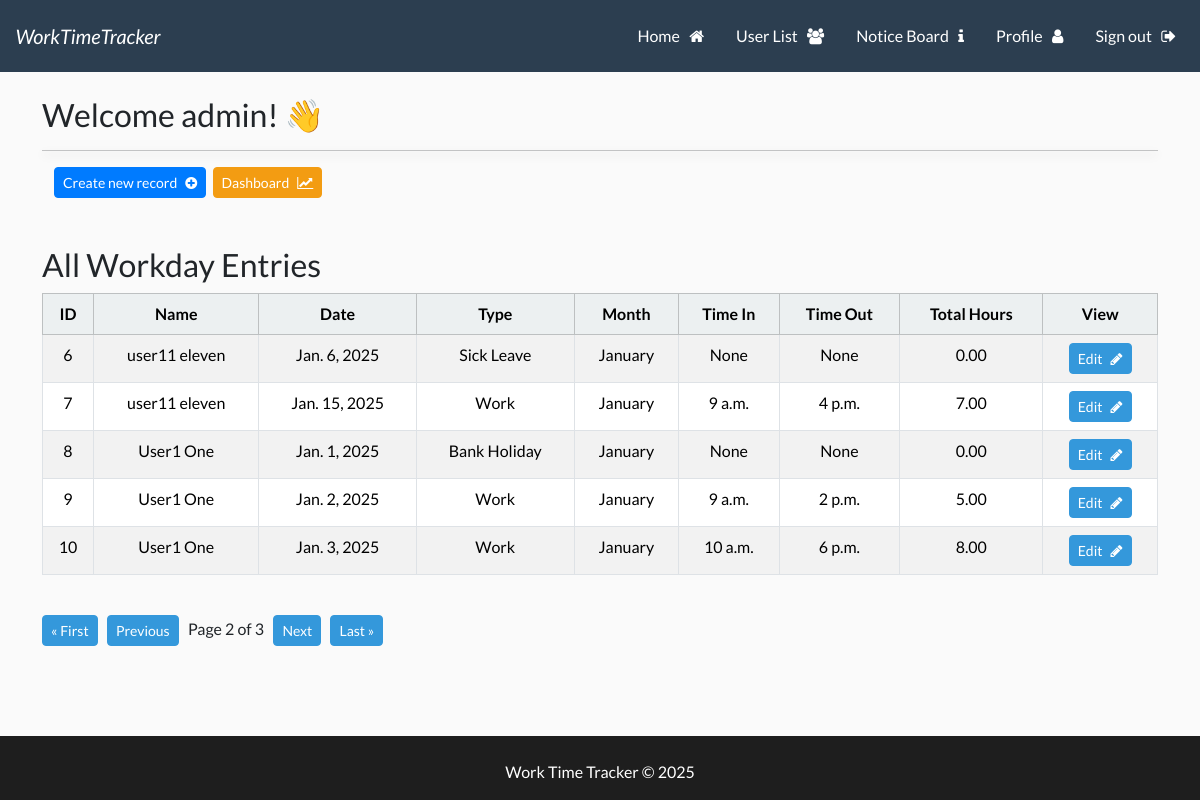
Screenshot of /wttapp?page=2 (signed in) with the database file from the repository.
### wttapp/models.py (models this page shows, shortened)
class Workday(models.Model):
    user = models.ForeignKey(User, related_name='user_workdays', on_delete=models.CASCADE)
    WORKDAY_TYPE_CHOICES = [
        ('Work', 'Work'),
        ('Sick Leave', 'Sick Leave'),
        ('Annual Leave', 'Annual Leave'),
        ('Bank Holiday', 'Bank Holiday'),
    ]
    MONTH_CHOICES = [
        ('January', 'January'),
        ('February', 'February'),
        ('March', 'March'),
        ('April', 'April'),
        ('May', 'May'),
        ('June', 'June'),
        ('July', 'July'),
        ('August', 'August'),
        ('September', 'September'),
        ('October', 'October'),
        ('November', 'November'),
        ('December', 'December'),
    ]
    id = models.AutoField(primary_key=True)
    date = models.DateField()
    month = models.CharField(
        max_length=20,
        choices=MONTH_CHOICES,
        default=get_current_month,
    )
    workday_type = models.CharField(
        max_length=20,
        choices=WORKDAY_TYPE_CHOICES,
        default='Work',
    )
    time_in = models.TimeField(blank=True, null=True)
    time_out = models.TimeField(blank=True, null=True)
    @property
    def total_hours(self):
        if self.time_in and self.time_out:
            time_in_dt = datetime.combine(date.today(), self.time_in)
            time_out_dt = datetime.combine(date.today(), self.time_out)
            time_diff = time_out_dt - time_in_dt
            return time_diff.total_seconds() / 3600  # Convert seconds to hours
        return 0

### UserLogin/models.py (models this page shows, shortened)
class UserProfile(models.Model):
    user = models.OneToOneField(User, related_name='user_profile', on_delete=models.CASCADE)
    username = models.CharField(max_length=150, editable=False)  # Automatically populated
    firstname = models.CharField(max_length=30, null=False, editable=True)  # Automatically populated
    lastname = models.CharField(max_length=150, null=False, editable=True)  # Automatically populated
    email = models.EmailField(null=True, editable=True)  # Automatically populated
    emergency_contact = models.CharField(max_length=100, blank=True, null=True, help_text="Emergency contact name and number.")
    manager_name = models.ForeignKey(
        User,
        related_name='user_manager',
        on_delete=models.SET_NULL,
        blank=True,
        null=True,
    )
    POSITION_CHOICES = [
        ('Staff', 'Staff'),
        ('Manager', 'Manager'),
        ('System Admin', 'System Admin'),
    ]
    position = models.CharField(
        max_length=20,
        choices=POSITION_CHOICES,
        default='Staff',
        help_text="This can be edited by your manager or System admin."
    )
    STATUS_CHOICES = [
        ('Active', 'Active'),
        ('Former', 'Former'),
    ]
    status = models.CharField(
        max_length=10,
        choices=STATUS_CHOICES,
        default='Active',
        help_text="User status (Active or Former)."
    )
    profile_picture = models.ImageField(upload_to='profile_pictures', blank=True, null=True)

### wttapp/views.py (the view)
# urls.py: 2. Add a URL to urlpatterns:  path('', views.home, name='home')
@login_required
def home(request):
    user_profile = UserProfile.objects.get(user=request.user)
    if user_profile.status == 'Active' and user_profile.position in ['System Admin', 'Manager']:
        records_list = Workday.objects.select_related('user__user_profile').all()  # Show all records
    else:
        records_list = Workday.objects.select_related('user__user_profile').filter(user=request.user)  # Show only the user's records
    paginator = Paginator(records_list, 5)  # Show 3 records per page
    page = request.GET.get('page', 1)  # Get the current page number from the request
    try:
        records = paginator.page(page)
    except PageNotAnInteger:
        records = paginator.page(1)
    except EmptyPage:
        records = paginator.page(paginator.num_pages)
    return render(request, 'wttapp/home.html', {'records': records, 'user_profile': user_profile})

### templates/wttapp/home.html (shortened to what this page needs)
{% extends 'base.html' %}
{% load static %}
{% block content %}
<h3> Welcome {{user}}! 👋 </h3>
<hr>
<div class="container-fluid">
    <div class="row">
        <div class="col-md-6 col-12">
                <a class="btn btn-primary btn-sm" href="{% url 'create_record' %}">Create new record &nbsp; <i class="fa fa-plus-circle" aria-hidden="true"></i></a>&nbsp;
                <a class="btn btn-warning btn-sm ml-auto" href="{% url 'dashboard' %}">Dashboard &nbsp; <i class="fa fa-line-chart" aria-hidden="true"></i></a>
        </div>
    </div>
</div>
<br><br>
{% if user_profile.status == 'Active' and user_profile.position in 'System Admin Manager' %}
    <h3>All Workday Entries</h3>
{% else %}
    <h3>Your Workday Entries</h3>
{% endif %}
<table class="table table-hover table-striped  table-bordered text-center">
    <thead class="table-light">
        <tr>
            <th scope="col">ID</th>
            <th scope="col">Name</th>
            <th scope="col">Date</th>
            <th scope="col">Type</th>
            <th scope="col">Month</th>
            <th scope="col">Time In</th>
            <th scope="col">Time Out</th>
            <th scope="col">Total Hours</th>
            <th scope="col">View</th>
        </tr>
    </thead>
    <tbody>
        {% if records %}
        {% for record in records %}
        <tr>
            <td>{{ record.id }}</td>
            <td>{{ record.user.user_profile.firstname }} {{ record.user.user_profile.lastname }} </td>
            <td>{{ record.date }}</td>
            <td>{{ record.get_workday_type_display }}</td>
            <td>{{ record.get_month_display }}</td>
            <td>{{ record.time_in }}</td>
            <td>{{ record.time_out }}</td>
            <td>{{ record.total_hours|floatformat:2 }}</td>
            <td>
                <a href="{% url 'edit_workday' record.id %}" class="btn btn-info btn-sm">Edit &nbsp; <i class="fa fa-pencil" aria-hidden="true"></i></a>
        </tr>
        {% endfor %}
        {% endif %}
    </tbody>
</table>
<br>
<div class="pagination">
    <span class="step-links">
        {% if records.has_previous %}
        <a class="btn btn-info btn-sm btn-info" href="?page=1">&laquo; First</a> &nbsp;
        <a class="btn btn-info btn-sm btn-info" href="?page={{ records.previous_page_number }}">Previous</a> &nbsp;
        {% endif %}
        <span class="current">
            Page {{ records.number }} of {{ records.paginator.num_pages }} &nbsp;
        </span>
        {% if records.has_next %}
        <a class="btn btn-info btn-sm btn-secondary" href="?page={{ records.next_page_number }}">Next</a> &nbsp;
        <a class="btn btn-info btn-sm btn-secondary" href="?page={{ records.paginator.num_pages }}">Last &raquo;</a>
        {% endif %}
    </span>
</div>
{% endblock %}

### static/css/styles.css (style rules this page uses)
hr { box-shadow: 0 4px 10px rgba(0.8, 0.8, 0.8, 0.8); }
a { text-decoration: none; }
body { margin: 0; background-color: #fafafa; }
.btn-primary { background-color: #007bff; border-color: #007bff; }

### rows the page displays
Workday: id "6", user.user_profile.firstname "user11", user.user_profile.lastname "eleven", date "Jan. 6, 2025", workday_type "Sick Leave", month "January", time_in "None", time_out "None", total_hours "0.00"
Workday: id "7", user.user_profile.firstname "user11", user.user_profile.lastname "eleven", date "Jan. 15, 2025", workday_type "Work", month "January", time_in "9 a.m.", time_out "4 p.m.", total_hours "7.00"
Workday: id "8", user.user_profile.firstname "User1", user.user_profile.lastname "One", date "Jan. 1, 2025", workday_type "Bank Holiday", month "January", time_in "None", time_out "None", total_hours "0.00"
Workday: id "9", user.user_profile.firstname "User1", user.user_profile.lastname "One", date "Jan. 2, 2025", workday_type "Work", month "January", time_in "9 a.m.", time_out "2 p.m.", total_hours "5.00"
Workday: id "10", user.user_profile.firstname "User1", user.user_profile.lastname "One", date "Jan. 3, 2025", workday_type "Work", month "January", time_in "10 a.m.", time_out "6 p.m.", total_hours "8.00"

### other values shown
{{ user }} "admin"
{{ records.number }} "2"
{{ records.paginator.num_pages }} "3"
